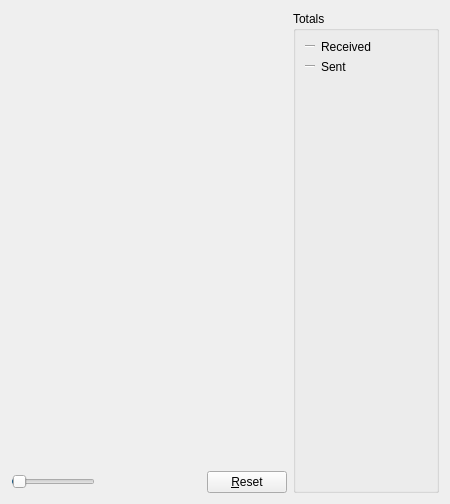
     <widget class="QWidget" name="tab_nettraffic">
      <attribute name="title">
       <string>&amp;Network Traffic</string>
      </attribute>
      <layout class="QHBoxLayout" name="horizontalLayout_3">
       <item>
        <layout class="QVBoxLayout" name="verticalLayout_4">
         <item>
          <widget class="TrafficGraphWidget" name="trafficGraph" native="true">
           <property name="sizePolicy">
            <sizepolicy hsizetype="Expanding" vsizetype="Expanding">
             <horstretch>0</horstretch>
             <verstretch>0</verstretch>
            </sizepolicy>
           </property>
          </widget>
         </item>
         <item>
          <layout class="QHBoxLayout" name="horizontalLayout_2">
           <item>
            <widget class="QSlider" name="sldGraphRange">
             <property name="minimum">
              <number>1</number>
             </property>
             <property name="maximum">
              <number>288</number>
             </property>
             <property name="pageStep">
              <number>12</number>
             </property>
             <property name="value">
              <number>6</number>
             </property>
             <property name="orientation">
              <enum>Qt::Horizontal</enum>
             </property>
            </widget>
           </item>
           <item>
            <widget class="QLabel" name="lblGraphRange">
             <property name="minimumSize">
              <size>
               <width>100</width>
               <height>0</height>
              </size>
             </property>
             <property name="alignment">
              <set>Qt::AlignCenter</set>
             </property>
            </widget>
           </item>
           <item>
            <widget class="QPushButton" name="btnClearTrafficGraph">
             <property name="sizePolicy">
              <sizepolicy hsizetype="Preferred" vsizetype="Preferred">
               <horstretch>0</horstretch>
               <verstretch>0</verstretch>
              </sizepolicy>
             </property>
             <property name="text">
              <string>&amp;Reset</string>
             </property>
             <property name="autoDefault">
              <bool>false</bool>
             </property>
            </widget>
           </item>
          </layout>
         </item>
        </layout>
       </item>
       <item>
        <layout class="QVBoxLayout" name="verticalLayout">
         <item>
          <widget class="QGroupBox" name="groupBox">
           <property name="title">
            <string>Totals</string>
           </property>
           <layout class="QVBoxLayout" name="verticalLayout_5">
            <item>
             <layout class="QHBoxLayout" name="horizontalLayout_4">
              <item>
               <widget class="Line" name="line">
                <property name="sizePolicy">
                 <sizepolicy hsizetype="Fixed" vsizetype="Fixed">
                  <horstretch>0</horstretch>
                  <verstretch>0</verstretch>
                 </sizepolicy>
                </property>
                <property name="minimumSize">
                 <size>
                  <width>10</width>
                  <height>0</height>
                 </size>
                </property>
                <property name="orientation">
                 <enum>Qt::Horizontal</enum>
                </property>
               </widget>
              </item>
              <item>
               <widget class="QLabel" name="label_16">
                <property name="text">
                 <string>Received</string>
                </property>
               </widget>
              </item>
              <item>
               <widget class="QLabel" name="lblBytesIn">
                <property name="minimumSize">
                 <size>
                  <width>50</width>
                  <height>0</height>
                 </size>
                </property>
                <property name="alignment">
                 <set>Qt::AlignRight|Qt::AlignTrailing|Qt::AlignVCenter</set>
                </property>
               </widget>
              </item>
             </layout>
            </item>
            <item>
             <layout class="QHBoxLayout" name="horizontalLayout_5">
              <item>
               <widget class="Line" name="line_2">
                <property name="sizePolicy">
                 <sizepolicy hsizetype="Fixed" vsizetype="Fixed">
                  <horstretch>0</horstretch>
                  <verstretch>0</verstretch>
                 </sizepolicy>
                </property>
                <property name="minimumSize">
                 <size>
                  <width>10</width>
                  <height>0</height>
                 </size>
                </property>
                <property name="orientation">
                 <enum>Qt::Horizontal</enum>
                </property>
               </widget>
              </item>
              <item>
               <widget class="QLabel" name="label_17">
                <property name="text">
                 <string>Sent</string>
                </property>
               </widget>
              </item>
              <item>
               <widget class="QLabel" name="lblBytesOut">
                <property name="minimumSize">
                 <size>
                  <width>50</width>
                  <height>0</height>
                 </size>
                </property>
                <property name="alignment">
                 <set>Qt::AlignRight|Qt::AlignTrailing|Qt::AlignVCenter</set>
                </property>
               </widget>
              </item>
             </layout>
            </item>
            <item>
             <spacer name="verticalSpacer_4">
              <property name="orientation">
               <enum>Qt::Vertical</enum>
              </property>
              <property name="sizeHint" stdset="0">
               <size>
                <width>20</width>
                <height>407</height>
               </size>
              </property>
             </spacer>
            </item>
           </layout>
          </widget>
         </item>
        </layout>
       </item>
      </layout>
     </widget>
